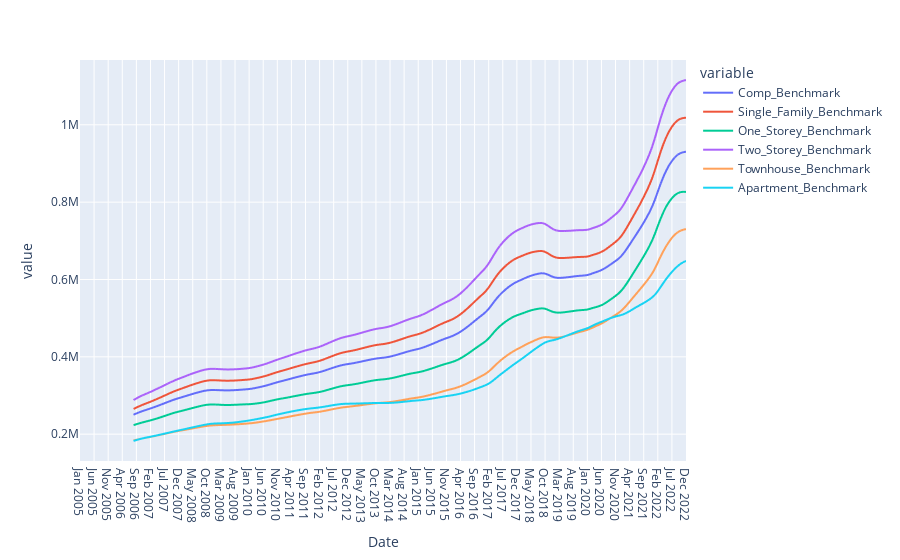

Notebook code cell kept with this figure:
### Code cell
#rolling seven day average window

Ontario_comp_Benchmark_df20 = Ontario_comp_Benchmark_df.rolling(window=20).mean()
Ontario_comp_Benchmark_df20.plot()

# plot(label='Seven day rolling average of Ontario housing benchmark 2005 -2022')

### Figure 1 — Plotly figure (JSON) as saved in the notebook; plotly's stock layout.template omitted (floating-point values rounded to 4 significant figures; data arrays with more than 128 entries replaced by an {"elided": "..."} marker saying what was removed)
{"data": [{"hovertemplate": "variable=Comp_Benchmark<br>Date=%{x}<br>value=%{y}<extra></extra>", "legendgroup": "Comp_Benchmark", "line": {"color": "#636efa", "dash": "solid"}, "marker": {"symbol": "circle"}, "mode": "lines", "name": "Comp_Benchmark", "showlegend": true, "type": "scattergl", "x": {"elided": "216 str values"}, "xaxis": "x", "y": {"elided": "216 int values"}, "yaxis": "y"}, {"hovertemplate": "variable=Single_Family_Benchmark<br>Date=%{x}<br>value=%{y}<extra></extra>", "legendgroup": "Single_Family_Benchmark", "line": {"color": "#EF553B", "dash": "solid"}, "marker": {"symbol": "circle"}, "mode": "lines", "name": "Single_Family_Benchmark", "showlegend": true, "type": "scattergl", "x": {"elided": "216 str values"}, "xaxis": "x", "y": {"elided": "216 int values"}, "yaxis": "y"}, {"hovertemplate": "variable=One_Storey_Benchmark<br>Date=%{x}<br>value=%{y}<extra></extra>", "legendgroup": "One_Storey_Benchmark", "line": {"color": "#00cc96", "dash": "solid"}, "marker": {"symbol": "circle"}, "mode": "lines", "name": "One_Storey_Benchmark", "showlegend": true, "type": "scattergl", "x": {"elided": "216 str values"}, "xaxis": "x", "y": {"elided": "216 int values"}, "yaxis": "y"}, {"hovertemplate": "variable=Two_Storey_Benchmark<br>Date=%{x}<br>value=%{y}<extra></extra>", "legendgroup": "Two_Storey_Benchmark", "line": {"color": "#ab63fa", "dash": "solid"}, "marker": {"symbol": "circle"}, "mode": "lines", "name": "Two_Storey_Benchmark", "showlegend": true, "type": "scattergl", "x": {"elided": "216 str values"}, "xaxis": "x", "y": {"elided": "216 int values"}, "yaxis": "y"}, {"hovertemplate": "variable=Townhouse_Benchmark<br>Date=%{x}<br>value=%{y}<extra></extra>", "legendgroup": "Townhouse_Benchmark", "line": {"color": "#FFA15A", "dash": "solid"}, "marker": {"symbol": "circle"}, "mode": "lines", "name": "Townhouse_Benchmark", "showlegend": true, "type": "scattergl", "x": {"elided": "216 str values"}, "xaxis": "x", "y": {"elided": "216 int values"}, "yaxis": "y"}, {"hovertemplate": "variable=Apartment_Benchmark<br>Date=%{x}<br>value=%{y}<extra></extra>", "legendgroup": "Apartment_Benchmark", "line": {"color": "#19d3f3", "dash": "solid"}, "marker": {"symbol": "circle"}, "mode": "lines", "name": "Apartment_Benchmark", "showlegend": true, "type": "scattergl", "x": {"elided": "216 str values"}, "xaxis": "x", "y": {"elided": "216 int values"}, "yaxis": "y"}], "layout": {"autosize": true, "legend": {"title": {"text": "variable"}, "tracegroupgap": 0}, "margin": {"t": 60}, "xaxis": {"anchor": "y", "autorange": true, "domain": [0, 1], "range": [0, 215], "title": {"text": "Date"}, "type": "category"}, "yaxis": {"anchor": "x", "autorange": true, "domain": [0, 1], "range": [130600.0, 1168000.0], "title": {"text": "value"}, "type": "linear"}}}
